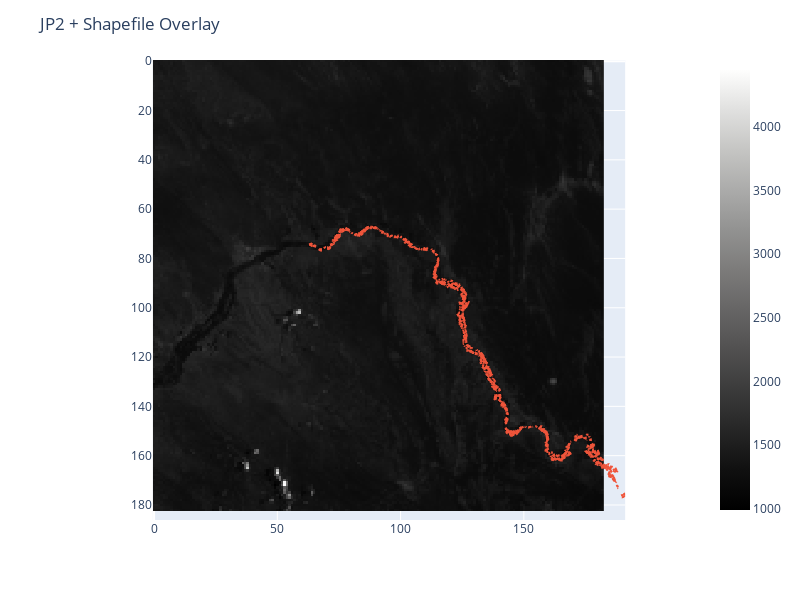

Notebook code for this chart:
### Code cell
import rasterio
import geopandas as gpd
import plotly.express as px
import plotly.graph_objects as go
from shapely.geometry import Polygon, MultiPolygon

# ---------------- CONFIG ----------------
RASTER_PATH = "./data/2017-01-01/S2A_MSIL1C_20170101T082332_N0204_R121_T34JEP_20170101T084543.SAFE/GRANULE/L1C_T34JEP_A007983_20170101T084543/IMG_DATA/T34JEP_20170101T082332_B01.jp2"
SHAPE_PATH  = "./shapefiles/test/test/test.shp"
DOWNSAMPLE = 10
# ----------------------------------------

# -------- READ RASTER --------
with rasterio.open(RASTER_PATH) as src:
    raster_crs = src.crs
    transform = src.transform

    img = src.read(
        1,
        out_shape=(
            src.height // DOWNSAMPLE,
            src.width // DOWNSAMPLE
        ),
        resampling=rasterio.enums.Resampling.average
    )

# -------- READ SHAPEFILE --------
gdf = gpd.read_file(SHAPE_PATH)

# clean geometries
gdf = gdf[gdf.geometry.notnull()]
gdf = gdf[~gdf.geometry.is_empty]

# reproject
gdf = gdf.to_crs(raster_crs)

# -------- GEO → PIXEL --------
def geo_to_pixel(x, y, transform, scale):
    col, row = ~transform * (x, y)
    return col/scale, row/scale

# -------- EXTRACT SHAPES --------
xs, ys = [], []

for geom in gdf.geometry:

    if geom is None:
        continue

    if geom.geom_type == "Polygon":
        polygons = [geom]

    elif geom.geom_type == "MultiPolygon":
        polygons = geom.geoms

    else:
        continue

    for poly in polygons:
        for x, y in poly.exterior.coords:
            px_val, py_val = geo_to_pixel(
                x, y, transform, DOWNSAMPLE
            )

            xs.append(px_val)
            ys.append(py_val)

        # break between polygons
        xs.append(None)
        ys.append(None)

# -------- PLOT --------
fig = px.imshow(
    img,
    color_continuous_scale="gray"
)

fig.add_trace(
    go.Scatter(
        x=xs,
        y=ys,
        mode="lines",
        line=dict(width=2),
        name="Shapefile"
    )
)

fig.update_layout(
    title="JP2 + Shapefile Overlay",
    width=750,
    height=600
)

fig.show()

### Figure 1 — Plotly figure (JSON) as saved in the notebook; plotly's stock layout.template omitted (floating-point values rounded to 4 significant figures; data arrays with more than 128 entries replaced by an {"elided": "..."} marker saying what was removed)
{"data": [{"coloraxis": "coloraxis", "hovertemplate": "x: %{x}<br>y: %{y}<br>color: %{z}<extra></extra>", "name": "0", "type": "heatmap", "xaxis": "x", "yaxis": "y", "z": {"elided": "183x183 int values"}}, {"line": {"width": 2}, "mode": "lines", "name": "Shapefile", "type": "scatter", "x": {"elided": "10336 float values"}, "y": {"elided": "10336 float values"}}], "layout": {"coloraxis": {"colorscale": [[0, "rgb(0, 0, 0)"], [0.09091, "rgb(16, 16, 16)"], [0.1818, "rgb(38, 38, 38)"], [0.2727, "rgb(59, 59, 59)"], [0.3636, "rgb(81, 80, 80)"], [0.4545, "rgb(102, 101, 101)"], [0.5455, "rgb(124, 123, 122)"], [0.6364, "rgb(146, 146, 145)"], [0.7273, "rgb(171, 171, 170)"], [0.8182, "rgb(197, 197, 195)"], [0.9091, "rgb(224, 224, 223)"], [1, "rgb(254, 254, 253)"]]}, "height": 600, "margin": {"t": 60}, "title": {"text": "JP2 + Shapefile Overlay"}, "width": 800, "xaxis": {"anchor": "y", "constrain": "domain", "domain": [0, 1], "scaleanchor": "y"}, "yaxis": {"anchor": "x", "autorange": "reversed", "constrain": "domain", "domain": [0, 1]}}}
